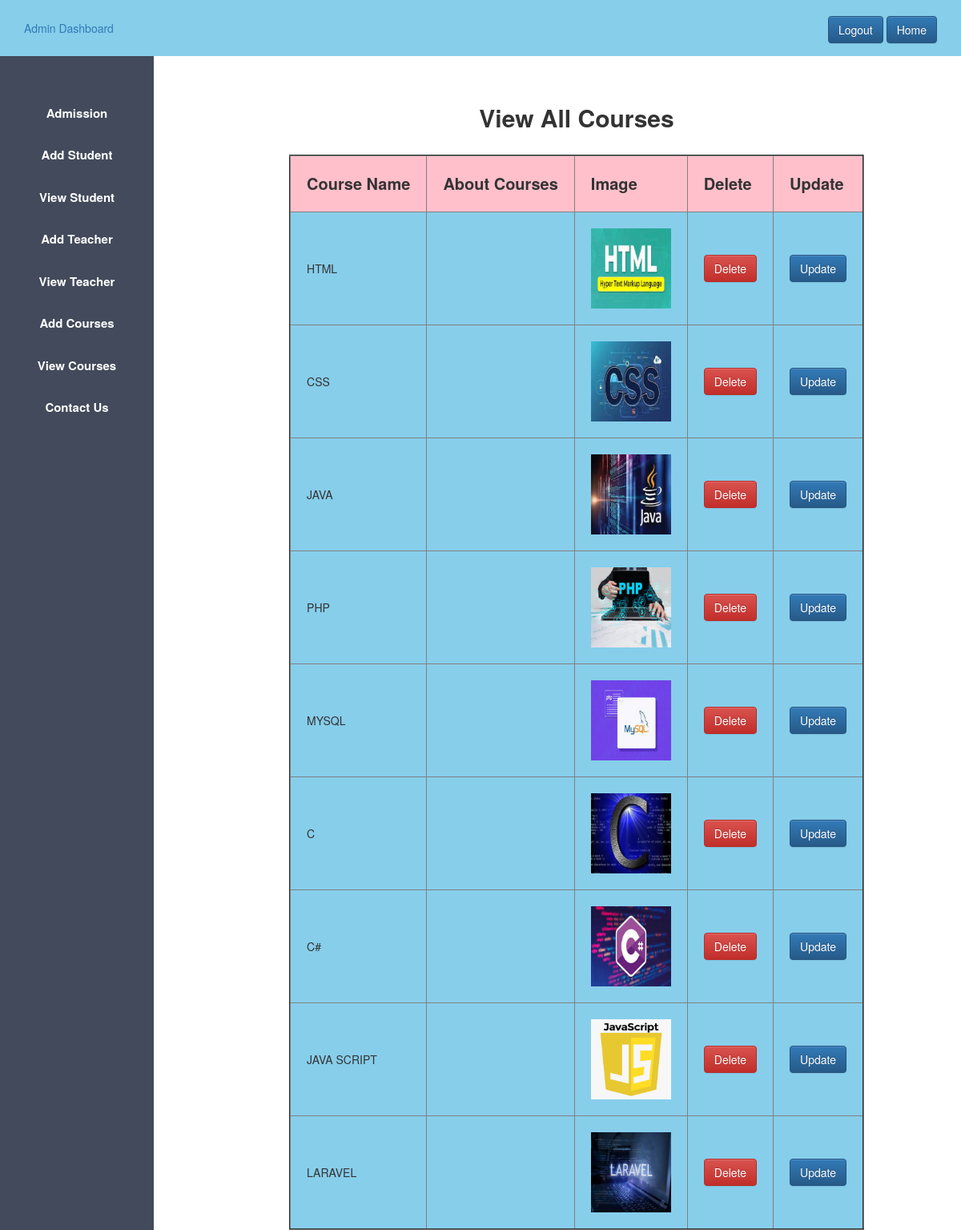
The page /admin_view_courses.php on the database its author committed.
### tables this page shows
CREATE TABLE `courses` (
  `id` int(50) NOT NULL,
  `name` varchar(50) DEFAULT NULL,
  `description` varchar(50) DEFAULT NULL,
  `image` varchar(50) DEFAULT NULL
);

### admin_view_courses.php (the view, shortened to what this page needs)
<?php
$host="localhost";
$user="root";
$password="";
$db="schoolproject";
$data=mysqli_connect($host,$user,$password,$db);
$sql="SELECT * FROM courses";
$result=mysqli_query($data,$sql);
?>
<!DOCTYPE html>
<html lang="en">
<head>
          <?php
          include'admin_css.php';
          ?>
</head>
<body>
<?php
include'admin_sidebar.php';
?>
<div class="content">
          <center>
        <h2><b>View All Courses</b></h2><br>
        <table border="2px">
                  <tr>
                            <th class="table_th">Course Name</th>
                            <th class="table_th">About Courses</th>
                            <th class="table_th">Image</th>
                            <th class="table_th">Delete</th>
                            <th class="table_th">Update</th>
                  </tr>
                 <?php
                   while($info=$result->fetch_assoc())
                   {
                 ?>
                  <tr>
                            <td class="table_td">
                              <?php echo"{$info['name']}" ?>
                              </td>
                            <td class="table_td">
                            </td>
                            <td class="table_td">
                              <img height="100px"width="100px" src="<?php echo"{$info['image']}" ?>">
                            </td>
                           <td class="table_td">
                           <?php
                           echo"
                              <a onClick=\"javascript:return confirm('Are You Sure To Delete This');\" class='btn btn-danger' href='admin_view_courses.php?courses_id={$info['id']}'>Delete</a>";
                              ?>
                           </td>
                    <td class="table_td">
                    <?php
                    echo"
                    <a class='btn btn-primary' href='admin_update_courses.php?courses_id={$info['id']}'>Update</a>";
                    ?>
                    </td>
                  </tr>
                  <?php
                   }
                  ?>
        </table>
        </center>
</div>
</body>
</html>

### admin_css.php (shortened to what this page needs)
<link rel="stylesheet" href="admin.css">
           <link rel="stylesheet" href="https://cdn.jsdelivr.net/npm/bootstrap@3.3.7/dist/css/bootstrap.min.css">
         <link rel="stylesheet" href="https://cdn.jsdelivr.net/npm/bootstrap@3.3.7/dist/css/bootstrap-theme.min.css">

### admin_sidebar.php
<header class="header">
        <a href="">Admin Dashboard</a>
        <div class="logout">
                <a class="btn btn-primary" href="logout.php">Logout</a>
                <a class="btn btn-primary" href="index.php">Home</a>
        </div>
</header>
<aside>
          <ul>
                    <li>
                              <a href="admission_dashboard.php">Admission</a>
                    </li>
                    <li>
                              <a href="add_student.php">Add Student</a>
                    </li>
                    <li>
                              <a href="view_student.php">View Student</a>
                    </li>
                    <li>
                              <a href="admin_add_teacher.php">Add Teacher</a>
                    </li>
                    <li>
                              <a href="admin_view_teacher.php">View Teacher</a>
                    </li>
                    <li>
                              <a href="admin_add_courses.php">Add Courses</a>
                    </li>
                    <li>
                              <a href="admin_view_courses.php">View Courses</a>
                    </li>
                    <li>
                              <a href="Contact_dashboard.php">Contact Us</a>
                    </li>
          </ul>
</aside>

### admin.css (style rules this page uses)
* { margin: 0px; padding: 0px; }
.header { background-color: skyblue; line-height: 70px; padding-left: 30px; }
a,a:hover { text-decoration: none!important; }
.logout { float: right; padding-right: 30px; }
ul { background-color: #424a5b; width: 16%; height: 100%; position: fixed; padding-top: 5%; text-align: center; }
ul li { list-style: none; padding-bottom: 30px; font-size: 15px; }
ul li a { color: white; font-weight:bold; }
.content { margin-left:20%; margin-top: 5%; }

### admin_view_courses.php (style rules this page uses)
.table_th { padding:20px; font-size:20px; background-color:pink; }
.table_td { padding:20px; background-color:skyblue; }

### rows shown on the page
courses: name "HTML", image (picture)
courses: name "CSS", image (picture)
courses: name "JAVA", image (picture)
courses: name "PHP", image (picture)
courses: name "MYSQL", image (picture)
courses: name "C", image (picture)
courses: name "C#", image (picture)
courses: name "JAVA SCRIPT", image (picture)
courses: name "LARAVEL", image (picture)
